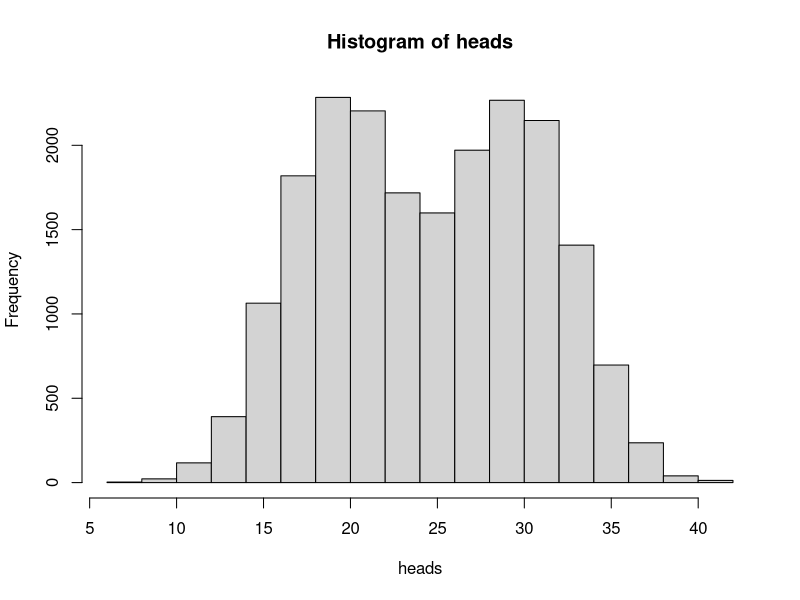
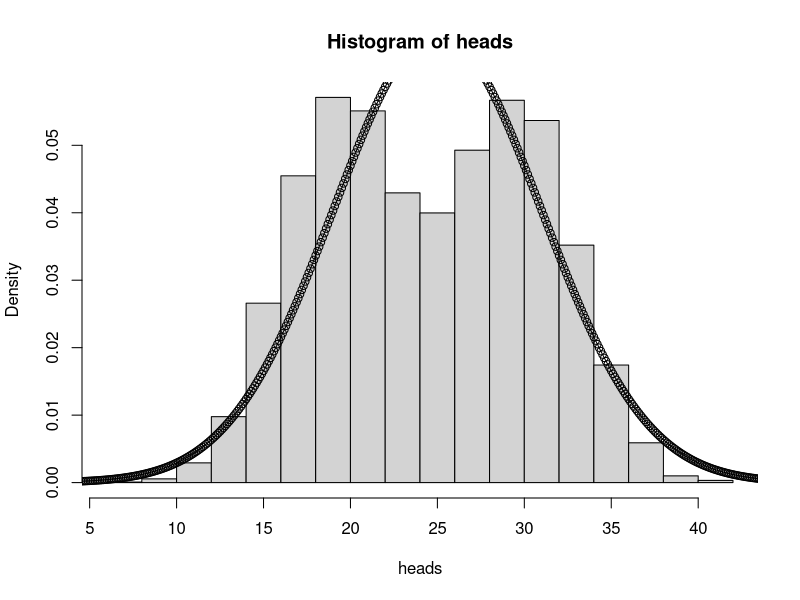
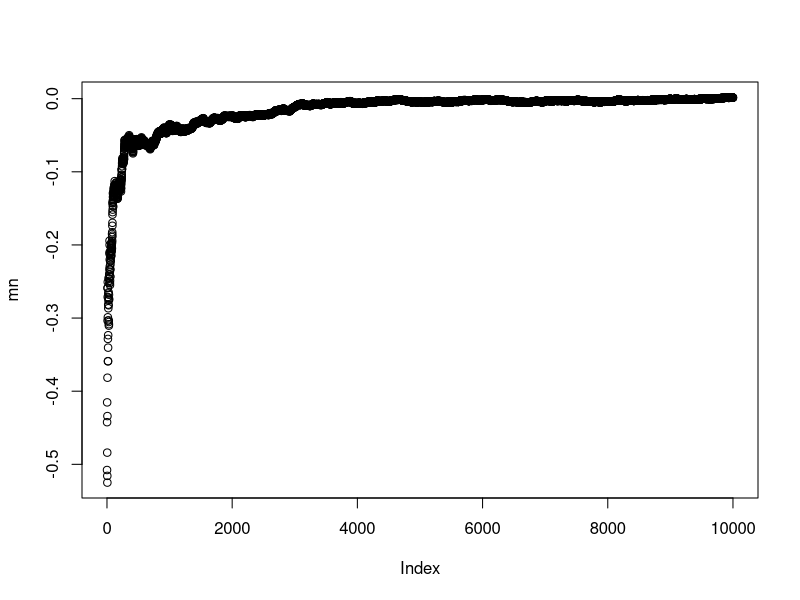
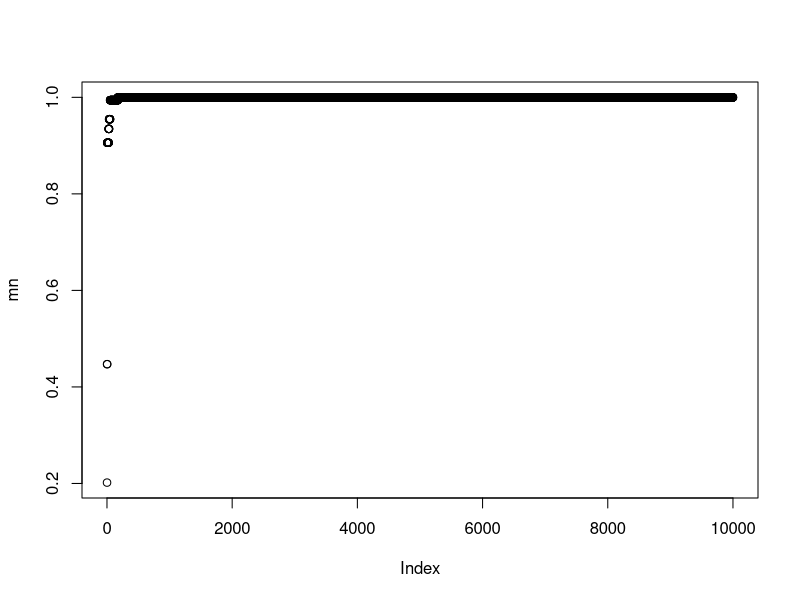
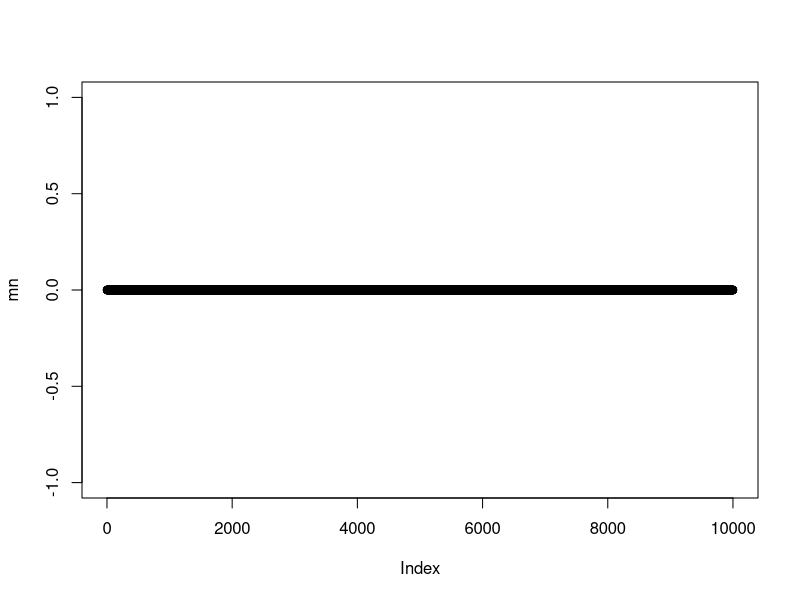

R code for these plots, in order:
toss.num.Heads <- function(n, p) {
  return(sum(ifelse(runif(n)<=p, 'H', 'T')=='H'))
}

num.iter <- 10000
n <- 50
p <- 0.4
heads <- c()
for (i in 1:num.iter) {
  heads <- c(heads, toss.num.Heads(n, p))
}
p <- 0.6
for (i in 1:num.iter) {
  heads <- c(heads, toss.num.Heads(n, p))
}
hist(heads)
mean(heads)
var(heads)
hist(heads, probability = TRUE)
points(seq(0,n,0.1),dnorm(seq(0,n,0.1), mean=25, sd=6))
lines(seq(0,n,0.1),dnorm(seq(0,n,0.1), mean=25, sd=6))

mn <- c()
sn <- 0
for (i in 1:10000) {
  sn <- sn + runif(1, -1,1)
  mn <- c(mn, sn / i)
}
plot(mn)

mn <- c()
sn <- 0
for (i in 1:10000) {
  sn <- max(sn, runif(1, -1,1))
  mn <- c(mn, sn)
}
plot(mn)

mn <- c()
sn <- 0
for (i in 1:10000) {
  sn <- sn * runif(1, -1,1)
  mn <- c(mn, sn)
}
plot(mn)
